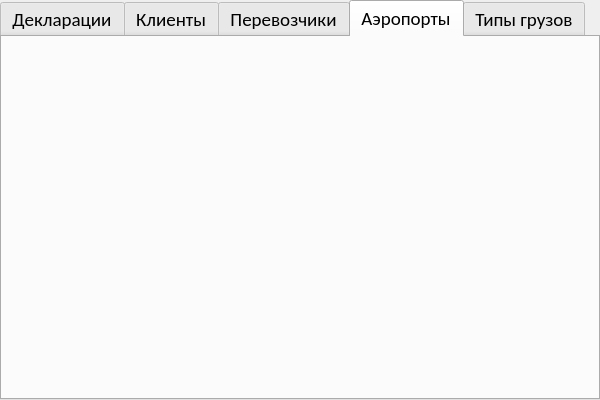
<?xml version="1.0" encoding="UTF-8"?>
<ui version="4.0">
 <class>MainWindow</class>
 <widget class="QMainWindow" name="MainWindow">
  <property name="geometry">
   <rect>
    <x>0</x>
    <y>0</y>
    <width>600</width>
    <height>400</height>
   </rect>
  </property>
  <property name="windowTitle">
   <string>MainWindow</string>
  </property>
  <property name="layoutDirection">
   <enum>Qt::LeftToRight</enum>
  </property>
  <widget class="QWidget" name="mainContainer">
   <layout class="QGridLayout" name="gridLayout">
    <property name="leftMargin">
     <number>0</number>
    </property>
    <property name="topMargin">
     <number>0</number>
    </property>
    <property name="rightMargin">
     <number>0</number>
    </property>
    <property name="bottomMargin">
     <number>0</number>
    </property>
    <item row="0" column="0">
     <widget class="QTabWidget" name="navigation">
      <property name="font">
       <font>
        <family>Calibri</family>
        <pointsize>14</pointsize>
       </font>
      </property>
      <property name="layoutDirection">
       <enum>Qt::LeftToRight</enum>
      </property>
      <property name="currentIndex">
       <number>3</number>
      </property>
      <widget class="QWidget" name="manifestsPage">
       <attribute name="title">
        <string>Декларации</string>
       </attribute>
       <layout class="QGridLayout" name="gridLayout_2">
        <property name="leftMargin">
         <number>0</number>
        </property>
        <property name="topMargin">
         <number>0</number>
        </property>
        <property name="rightMargin">
         <number>0</number>
        </property>
        <property name="bottomMargin">
         <number>0</number>
        </property>
        <item row="0" column="0">
         <widget class="QStackedWidget" name="manifestsStack">
          <property name="currentIndex">
           <number>0</number>
          </property>
          <widget class="QWidget" name="manifestsList">
           <layout class="QGridLayout" name="gridLayout_7"/>
          </widget>
          <widget class="QWidget" name="manifestDetails"/>
          <widget class="QWidget" name="manifestAdd"/>
          <widget class="QWidget" name="manifestEdit"/>
          <widget class="QWidget" name="waybillAdd"/>
          <widget class="QWidget" name="waybillEdit"/>
         </widget>
        </item>
       </layout>
      </widget>
      <widget class="QWidget" name="clientsPage">
       <attribute name="title">
        <string>Клиенты</string>
       </attribute>
       <layout class="QGridLayout" name="gridLayout_3">
        <property name="leftMargin">
         <number>0</number>
        </property>
        <property name="topMargin">
         <number>0</number>
        </property>
        <property name="rightMargin">
         <number>0</number>
        </property>
        <property name="bottomMargin">
         <number>0</number>
        </property>
        <item row="0" column="0">
         <widget class="QStackedWidget" name="clientsStack">
          <widget class="QWidget" name="clientsList"/>
          <widget class="QWidget" name="clientsAdd"/>
          <widget class="QWidget" name="clientsEdit"/>
         </widget>
        </item>
       </layout>
      </widget>
      <widget class="QWidget" name="carriersPage">
       <attribute name="title">
        <string>Перевозчики</string>
       </attribute>
       <layout class="QGridLayout" name="gridLayout_4">
        <property name="leftMargin">
         <number>0</number>
        </property>
        <property name="topMargin">
         <number>0</number>
        </property>
        <property name="rightMargin">
         <number>0</number>
        </property>
        <property name="bottomMargin">
         <number>0</number>
        </property>
        <item row="0" column="0">
         <widget class="QStackedWidget" name="carriersStack">
          <widget class="QWidget" name="carriersList"/>
          <widget class="QWidget" name="carriersAdd"/>
          <widget class="QWidget" name="carriersEdit"/>
         </widget>
        </item>
       </layout>
      </widget>
      <widget class="QWidget" name="airportsPage">
       <attribute name="title">
        <string>Аэропорты</string>
       </attribute>
       <layout class="QGridLayout" name="gridLayout_5">
        <property name="leftMargin">
         <number>0</number>
        </property>
        <property name="topMargin">
         <number>0</number>
        </property>
        <property name="rightMargin">
         <number>0</number>
        </property>
        <property name="bottomMargin">
         <number>0</number>
        </property>
        <item row="0" column="0">
         <widget class="QStackedWidget" name="airportsStack">
          <property name="currentIndex">
           <number>0</number>
          </property>
          <widget class="QWidget" name="airportsListPage">
           <layout class="QGridLayout" name="gridLayout_8" rowstretch="0">
            <property name="leftMargin">
             <number>0</number>
            </property>
            <property name="topMargin">
             <number>0</number>
            </property>
            <property name="rightMargin">
             <number>0</number>
            </property>
            <property name="bottomMargin">
             <number>0</number>
            </property>
            <item row="0" column="0">
             <widget class="AirportListPage" name="airportsList" native="true"/>
            </item>
           </layout>
          </widget>
          <widget class="QWidget" name="airportsAdd"/>
          <widget class="QWidget" name="airportsEdit"/>
         </widget>
        </item>
       </layout>
      </widget>
      <widget class="QWidget" name="typesPage">
       <attribute name="title">
        <string>Типы грузов</string>
       </attribute>
       <layout class="QGridLayout" name="gridLayout_6">
        <property name="leftMargin">
         <number>0</number>
        </property>
        <property name="topMargin">
         <number>0</number>
        </property>
        <property name="rightMargin">
         <number>0</number>
        </property>
        <property name="bottomMargin">
         <number>0</number>
        </property>
        <item row="0" column="0">
         <widget class="QStackedWidget" name="typesStack">
          <widget class="QWidget" name="typesList"/>
          <widget class="QWidget" name="typesAdd"/>
          <widget class="QWidget" name="typesEdit"/>
         </widget>
        </item>
       </layout>
      </widget>
     </widget>
    </item>
   </layout>
  </widget>
 </widget>
 <layoutdefault spacing="6" margin="11"/>
 <customwidgets>
  <customwidget>
   <class>AirportListPage</class>
   <extends>QWidget</extends>
   <header>Views/Airport/airportlistpage.h</header>
   <container>1</container>
  </customwidget>
 </customwidgets>
 <resources/>
 <connections/>
</ui>
